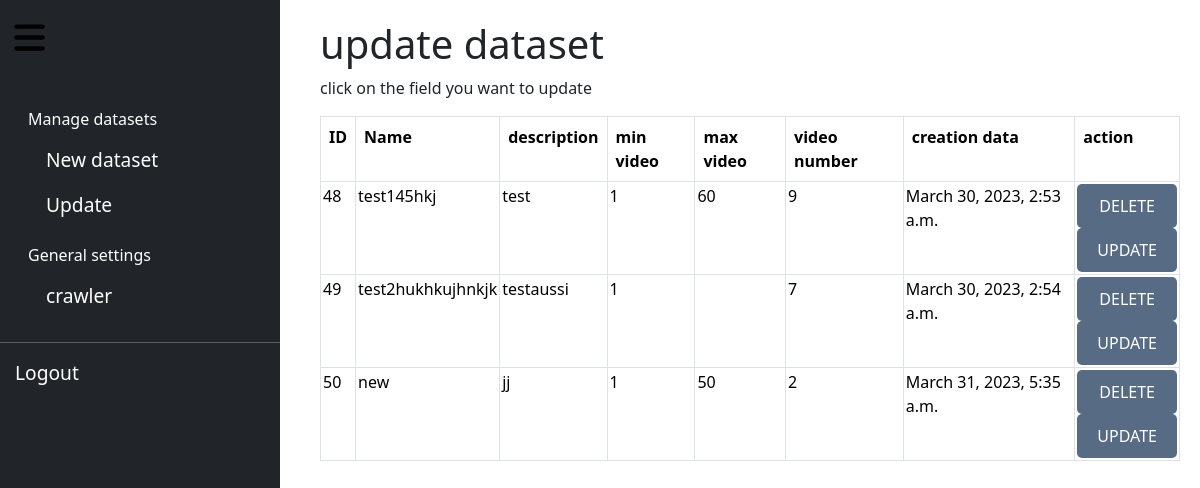
Screenshot of /display/ (signed in) with the database file from the repository.
### crawler/models.py (models this page shows, shortened)
class datasetModel(models.Model):
    id=models.AutoField(primary_key=True)
    name= models.CharField(max_length=255, unique=True)
    creation_date=models.DateTimeField()
    num_video=models.IntegerField(default=0)
    min_v=models.CharField(max_length=255, blank=True)
    max_v=models.CharField(max_length=255,blank=True)
    description=models.CharField(max_length=1000,blank=True)
    videos = models.ManyToManyField(dataModel, through='video_dataset',through_fields=('dataset', 'videos'))
    folder = models.CharField(max_length=255, blank=True)  # new field for folder path
    OPTIONS=[('in progress',"in progress"),('completed',"completed")]
    status = models.CharField(max_length=20, choices=OPTIONS,default="in progress")
    desired_num=models.IntegerField(default=0)
    author=models.CharField(max_length=1000,blank=True)

### crawler/views.py (the view)
# urls.py: path('display/',views.display_dataset,name='display'),
@login_required
def display_dataset(request):
    data=datasetModel.objects.all()
    print(data)
    return render(request, 'update_dataset.html', {'data': data})

### crawler/templates/update_dataset.html (shortened to what this page needs)
{% extends 'main.html' %}
{% load static %}
{% block content %}
<h1>update dataset</h1>
<p>click on the field you want to update</p>
<form method="post" action="{% url 'update_d' %}">
<table class="table table-bordered">
  <tr>
      <th class='cur'>ID</th>
      <th class='cur'>Name</th>
      <th class='cur'>description</th>
      <th class='cur'>min video</th>
      <th class='cur'>max video</th>
      <th class='cur'>video number</th>
      <th class='cur'>creation data</th>
      <th class='cur'>action</th>
    </tr>
    {% for item in data %}
        <tr >
            <td><input type="hidden" name="item_id" value="{{ item.id }}">{{ item.id }}</td>
            <td >{{ item.name }}</td>
            <td >{{item.description}}</td>
            <td >{{ item.min_v }}</td>
            <td >{{ item.max_v }}</td>
            <td>{{item.num_video}}</td>
            <td>{{item.creation_date}}</td>
            <td>
              <button type="submit" name="delete" id="delete" >DELETE </button>
              <button type="submit" name="update" id="update"  >UPDATE</button>
            </td>
        </tr>
    {% endfor %}
</table>
</form>
{% endblock %}

### crawler/static/css/style.css (style rules this page uses)
button[type="submit"] { background-color: #576c84; color: white; padding: 10px 20px; border: none; border-radius: 5px; cursor: pointer; font-size: 16px; text-align: center; display: flex; justify-content: center; width: 100%; }
.table { font-size:medium; }
table { border-collapse: collapse; border-color: #576c84; }
td { padding:2px !important; }
.cur { cursor: pointer; }
tr { resize: horizontal; overflow: auto; }

### rows the page displays
datasetModel: id "48", name "test145hkj", description "test", min_v "1", max_v "60", num_video "9", creation_date "March 30, 2023, 2:53 a.m."
datasetModel: id "49", name "test2hukhkujhnkjk", description "testaussi", min_v "1", num_video "7", creation_date "March 30, 2023, 2:54 a.m."
datasetModel: id "50", name "new", description "jj", min_v "1", max_v "50", num_video "2", creation_date "March 31, 2023, 5:35 a.m."
